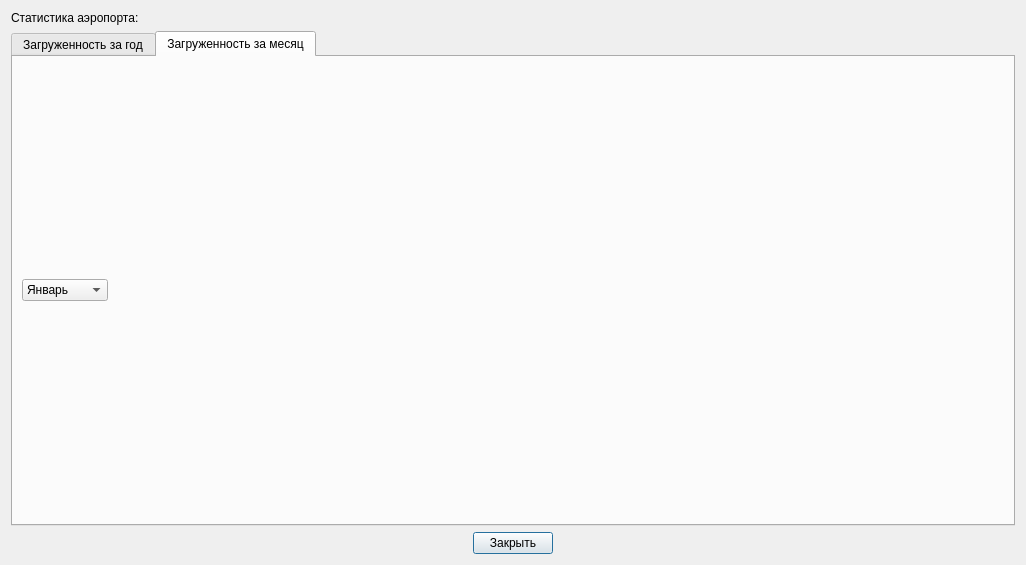
<?xml version="1.0" encoding="UTF-8"?>
<ui version="4.0">
 <class>Stats</class>
 <widget class="QDialog" name="Stats">
  <property name="geometry">
   <rect>
    <x>0</x>
    <y>0</y>
    <width>1026</width>
    <height>565</height>
   </rect>
  </property>
  <property name="windowTitle">
   <string>Dialog</string>
  </property>
  <layout class="QVBoxLayout" name="verticalLayout">
   <item>
    <widget class="QLabel" name="lb_portName">
     <property name="text">
      <string>Статистика аэропорта: </string>
     </property>
    </widget>
   </item>
   <item>
    <widget class="QTabWidget" name="tabW_stats">
     <property name="tabPosition">
      <enum>QTabWidget::North</enum>
     </property>
     <property name="tabShape">
      <enum>QTabWidget::Rounded</enum>
     </property>
     <property name="currentIndex">
      <number>1</number>
     </property>
     <property name="movable">
      <bool>false</bool>
     </property>
     <widget class="QWidget" name="tab_year">
      <attribute name="title">
       <string>Загруженность за год</string>
      </attribute>
      <layout class="QVBoxLayout" name="verticalLayout_3">
       <item>
        <layout class="QVBoxLayout" name="vLay_year"/>
       </item>
      </layout>
     </widget>
     <widget class="QWidget" name="tab_month">
      <attribute name="title">
       <string>Загруженность за месяц</string>
      </attribute>
      <layout class="QVBoxLayout" name="verticalLayout_2">
       <item>
        <layout class="QHBoxLayout" name="horizontalLayout_2">
         <item>
          <widget class="QComboBox" name="cb_months">
           <item>
            <property name="text">
             <string>Январь</string>
            </property>
           </item>
           <item>
            <property name="text">
             <string>Февраль</string>
            </property>
           </item>
           <item>
            <property name="text">
             <string>Март</string>
            </property>
           </item>
           <item>
            <property name="text">
             <string>Апрель</string>
            </property>
           </item>
           <item>
            <property name="text">
             <string>Май</string>
            </property>
           </item>
           <item>
            <property name="text">
             <string>Июнь</string>
            </property>
           </item>
           <item>
            <property name="text">
             <string>Июль</string>
            </property>
           </item>
           <item>
            <property name="text">
             <string>Август</string>
            </property>
           </item>
           <item>
            <property name="text">
             <string>Сентябрь</string>
            </property>
           </item>
           <item>
            <property name="text">
             <string>Октябрь</string>
            </property>
           </item>
           <item>
            <property name="text">
             <string>Ноябрь</string>
            </property>
           </item>
           <item>
            <property name="text">
             <string>Декабрь</string>
            </property>
           </item>
          </widget>
         </item>
         <item>
          <spacer name="horizontalSpacer_2">
           <property name="orientation">
            <enum>Qt::Horizontal</enum>
           </property>
           <property name="sizeHint" stdset="0">
            <size>
             <width>40</width>
             <height>20</height>
            </size>
           </property>
          </spacer>
         </item>
        </layout>
       </item>
       <item>
        <layout class="QVBoxLayout" name="vLay_month"/>
       </item>
      </layout>
     </widget>
    </widget>
   </item>
   <item>
    <layout class="QHBoxLayout" name="horizontalLayout">
     <item>
      <spacer name="horizontalSpacer">
       <property name="orientation">
        <enum>Qt::Horizontal</enum>
       </property>
       <property name="sizeHint" stdset="0">
        <size>
         <width>40</width>
         <height>20</height>
        </size>
       </property>
      </spacer>
     </item>
     <item>
      <widget class="QPushButton" name="pb_exit">
       <property name="text">
        <string>Закрыть</string>
       </property>
      </widget>
     </item>
     <item>
      <spacer name="horizontalSpacer_3">
       <property name="orientation">
        <enum>Qt::Horizontal</enum>
       </property>
       <property name="sizeHint" stdset="0">
        <size>
         <width>40</width>
         <height>20</height>
        </size>
       </property>
      </spacer>
     </item>
    </layout>
   </item>
  </layout>
 </widget>
 <resources/>
 <connections/>
</ui>
